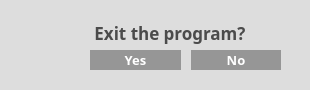
<?xml version="1.0" encoding="UTF-8"?>
<ui version="4.0">
 <class>Exit</class>
 <widget class="QDialog" name="Exit">
  <property name="geometry">
   <rect>
    <x>0</x>
    <y>0</y>
    <width>310</width>
    <height>90</height>
   </rect>
  </property>
  <property name="sizePolicy">
   <sizepolicy hsizetype="Fixed" vsizetype="Fixed">
    <horstretch>0</horstretch>
    <verstretch>0</verstretch>
   </sizepolicy>
  </property>
  <property name="minimumSize">
   <size>
    <width>310</width>
    <height>90</height>
   </size>
  </property>
  <property name="maximumSize">
   <size>
    <width>310</width>
    <height>90</height>
   </size>
  </property>
  <property name="windowTitle">
   <string>Dialog</string>
  </property>
  <property name="styleSheet">
   <string notr="true">border:0;
background-color: rgb(221, 221, 221);</string>
  </property>
  <widget class="QWidget" name="horizontalLayoutWidget">
   <property name="geometry">
    <rect>
     <x>90</x>
     <y>50</y>
     <width>191</width>
     <height>21</height>
    </rect>
   </property>
   <layout class="QHBoxLayout" name="horizontalLayout">
    <property name="spacing">
     <number>10</number>
    </property>
    <property name="sizeConstraint">
     <enum>QLayout::SetDefaultConstraint</enum>
    </property>
    <item>
     <widget class="QPushButton" name="yes_B">
      <property name="sizePolicy">
       <sizepolicy hsizetype="Preferred" vsizetype="Preferred">
        <horstretch>0</horstretch>
        <verstretch>0</verstretch>
       </sizepolicy>
      </property>
      <property name="maximumSize">
       <size>
        <width>100</width>
        <height>20</height>
       </size>
      </property>
      <property name="font">
       <font>
        <family>Montserrat</family>
        <pointsize>10</pointsize>
        <weight>75</weight>
        <bold>true</bold>
       </font>
      </property>
      <property name="styleSheet">
       <string notr="true">QPushButton{
	background-color: rgb(150, 150, 150);
	color: rgb(255, 255, 255);
}

QPushButton:hover{
	background-color:rgb(200, 80, 80);
}

QPushButton:pressed{
	background-color: rgb(180, 50, 50);
}</string>
      </property>
      <property name="text">
       <string>Yes</string>
      </property>
     </widget>
    </item>
    <item>
     <widget class="QPushButton" name="no_B">
      <property name="maximumSize">
       <size>
        <width>100</width>
        <height>20</height>
       </size>
      </property>
      <property name="font">
       <font>
        <family>Montserrat</family>
        <pointsize>10</pointsize>
        <weight>75</weight>
        <bold>true</bold>
       </font>
      </property>
      <property name="styleSheet">
       <string notr="true">QPushButton{
	background-color: rgb(150, 150, 150);
	color: rgb(255, 255, 255);
}

QPushButton:hover{
	background-color:rgb(51, 153, 150);
}

QPushButton:pressed{
	background-color: rgb(40, 120, 130);
}</string>
      </property>
      <property name="text">
       <string>No</string>
      </property>
     </widget>
    </item>
   </layout>
  </widget>
  <widget class="QLabel" name="avail_list_label">
   <property name="geometry">
    <rect>
     <x>80</x>
     <y>20</y>
     <width>180</width>
     <height>25</height>
    </rect>
   </property>
   <property name="font">
    <font>
     <family>Montserrat</family>
     <pointsize>13</pointsize>
     <weight>75</weight>
     <italic>false</italic>
     <bold>true</bold>
    </font>
   </property>
   <property name="styleSheet">
    <string notr="true">color: rgb(75, 75, 75);</string>
   </property>
   <property name="text">
    <string>Exit the program?</string>
   </property>
   <property name="alignment">
    <set>Qt::AlignCenter</set>
   </property>
  </widget>
  <widget class="QLabel" name="label">
   <property name="geometry">
    <rect>
     <x>30</x>
     <y>20</y>
     <width>51</width>
     <height>51</height>
    </rect>
   </property>
   <property name="text">
    <string/>
   </property>
   <property name="pixmap">
    <pixmap>icons/exit_icon.png</pixmap>
   </property>
   <property name="scaledContents">
    <bool>true</bool>
   </property>
  </widget>
 </widget>
 <resources/>
 <connections/>
</ui>
